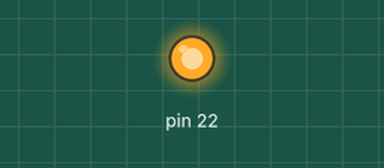
This sketch was run on a simulated Arduino Mega 2560, built with avr-gcc and run on an emulated ATmega2560. Shown: output pins drawn as LEDs (lit = HIGH).

Above: at 10.0 s.
At 30.0 s:
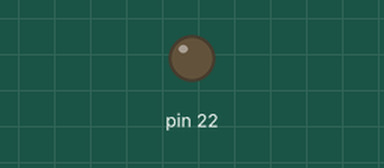
Timing chart, 0 to 52.0 s (numbered marks = the images above):
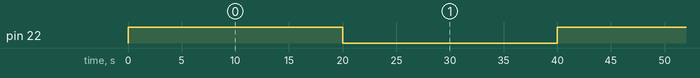

The sketch:

sketch_jun11a.ino
```cpp
void setup() {
  pinMode(22, OUTPUT);
}

void loop() {
  digitalWrite(22, HIGH);
  delay(20000);
  digitalWrite(22, LOW);
  delay(20000);
}
```

Measured:
- by itself, pin 22: alternates HIGH for 20.0 s and LOW for 20.0 s
